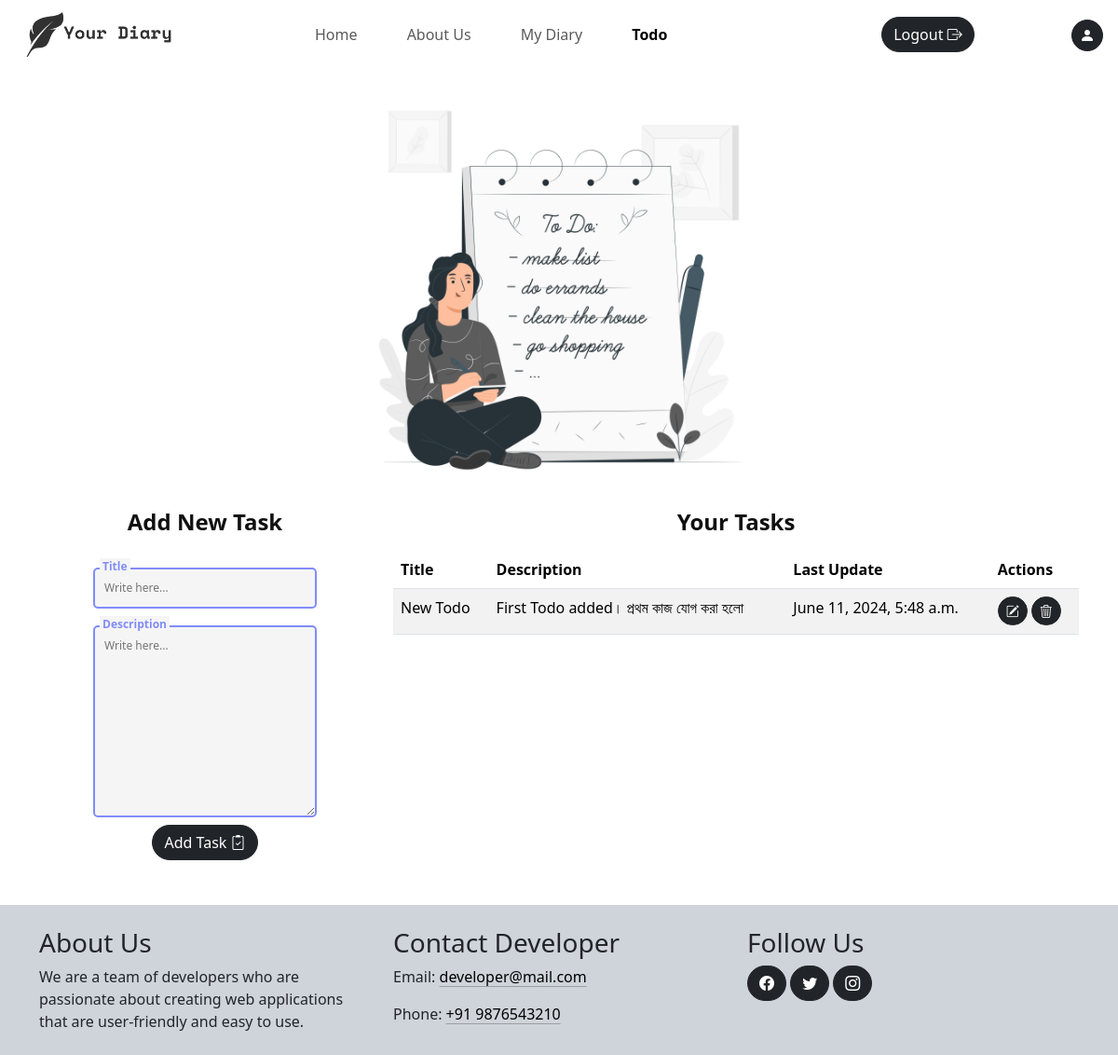
The app's page /todo/ (signed in) with its own data.
### diary/models.py (models this page shows, shortened)
class Todo(models.Model):
    user = models.ForeignKey(User, on_delete=models.CASCADE)
    title = models.CharField(max_length=100)
    description = models.TextField()
    created_at = models.DateTimeField(auto_now_add=True)
    updated_at = models.DateTimeField(auto_now=True)

### diary/views.py (the view)
# urls.py: path("todo/", views.todo, name="todo"),
@login_required(login_url="login")
def todo(request):
	context = {}
	todo_form = TodoForm()
	context["todo_form"] = todo_form
	todos = Todo.objects.filter(user=request.user)
	context["todos"] = todos
	context['activeTodo']="active"
	return render(request, "todo.html", context)

### diary/forms.py
class TodoForm(forms.ModelForm):
	class Meta:
		model = Todo
		fields = ('title', 'description')
		widgets = {
			'title': forms.TextInput(attrs={'class': 'input', 'placeholder': 'Write here...'}),
			'description': forms.Textarea(attrs={'class': 'input', 'placeholder': 'Write here...'}),
		}

### diary/context_processors.py (called while the page is built)
def site(request):
	site = Site.objects.first()  # replace this with your actual query
	return {'site': site}

### diary/templates/todo.html (shortened to what this page needs)
{% extends "base.html" %}
{% load static %}
{% block css %}
	<link rel="stylesheet" href="{% static "css/todo.css" %}">
{% endblock css %}
{% block body %}
	<div class="container todo-page">
		<div class="row todo-image">
			<img src="{% static "media/Todo_list.png" %}" alt="" class=" todo-img img-fluid">
		</div>
		<div class="row">
			<div class="col-sm-4">
				<h4 class='heading text-center'>Add New Task</h4>
				<form action="{% url "addTodo" %}" class="todo-form" method="POST" >{% csrf_token %}
					{% for field in todo_form %}
						<div class="coolinput">
							<label for="{{field.id_for_label}}" class="text">{{field.label}}</label>
							{{field}}  <small class='text-warning'>{{field.errors|striptags}}</small>
						</div>
					{% endfor %}
					<button type="submit" class="btn btn-dark mt-2">Add Task <i class="bi bi-clipboard2-check"></i></button>
				</form>
			</div>
			<div class="col-sm-8">
				<h4 class='heading text-center'>Your Tasks</h4>
				{% if todos %}
					<table class="table table-hover table-striped">
						<thead>
							<tr>
								<th>Title</th>
								<th>Description</th>
								<th>Last Update</th>
								<th>Actions</th>
							</tr>
						</thead>
						<tbody>
							{% for todo in todos %}
								<tr>
									<td>{{todo.title}}</td>
									<td>{{todo.description}}</td>
									<td>{{todo.updated_at}}</td>
									<td>
										<a href="{% url "updateTodo" todo.id %}" class="btn btn-sm btn-dark"><i class="bi bi-pencil-square"></i></a>
										<a href="" data-id="{{todo.id}}" class="btn btn-sm btn-dark delete-btn"><i class="bi bi-trash3"></i></a>
									</td>
								</tr>
							{% endfor %}
					</table>
				{% else %}
					<p class="text-center">No tasks available</p>
				{% endif %}
			</div>
		</div>
	</div>
	{% include "sections/footer.html" %}
{% endblock body %}

### diary/static/css/style.css (style rules this page uses)
.btn { border-radius: 30px !important; }
button { cursor: pointer; }

### diary/static/css/todo.css (style rules this page uses)
.todo-page { margin-bottom: 1rem; }
.todo-form { align-items: center; display: flex; flex-direction: column; }
.heading { font-size: 1.5rem; font-weight: 700; color: #101010; margin: 1rem 0; }
td a { margin-bottom: .1rem; }
.todo-image { justify-content: center; }
.todo-img { width: 30rem; }
.coolinput { display: flex; flex-direction: column; width: 90%; position: static; max-width: 240px; }
.coolinput label.text { font-size: 0.75rem; color: #818CF8; font-weight: 700; position: relative; top: 0.5rem; margin: 0 0 0 7px; padding: 0 3px; background: whitesmoke; width: fit-content; }
.coolinput > .input { padding: 11px 10px; font-size: 0.75rem; border: 2px #818CF8 solid; border-radius: 5px; background: whitesmoke; }
button { cursor: pointer; }

### records on screen
Todo: title "New Todo", description "First Todo added। প্রথম কাজ যোগ করা হলো", updated_at "June 11, 2024, 5:48 a.m."

### other values on screen
{{ field.label }} "Title" "Description"
